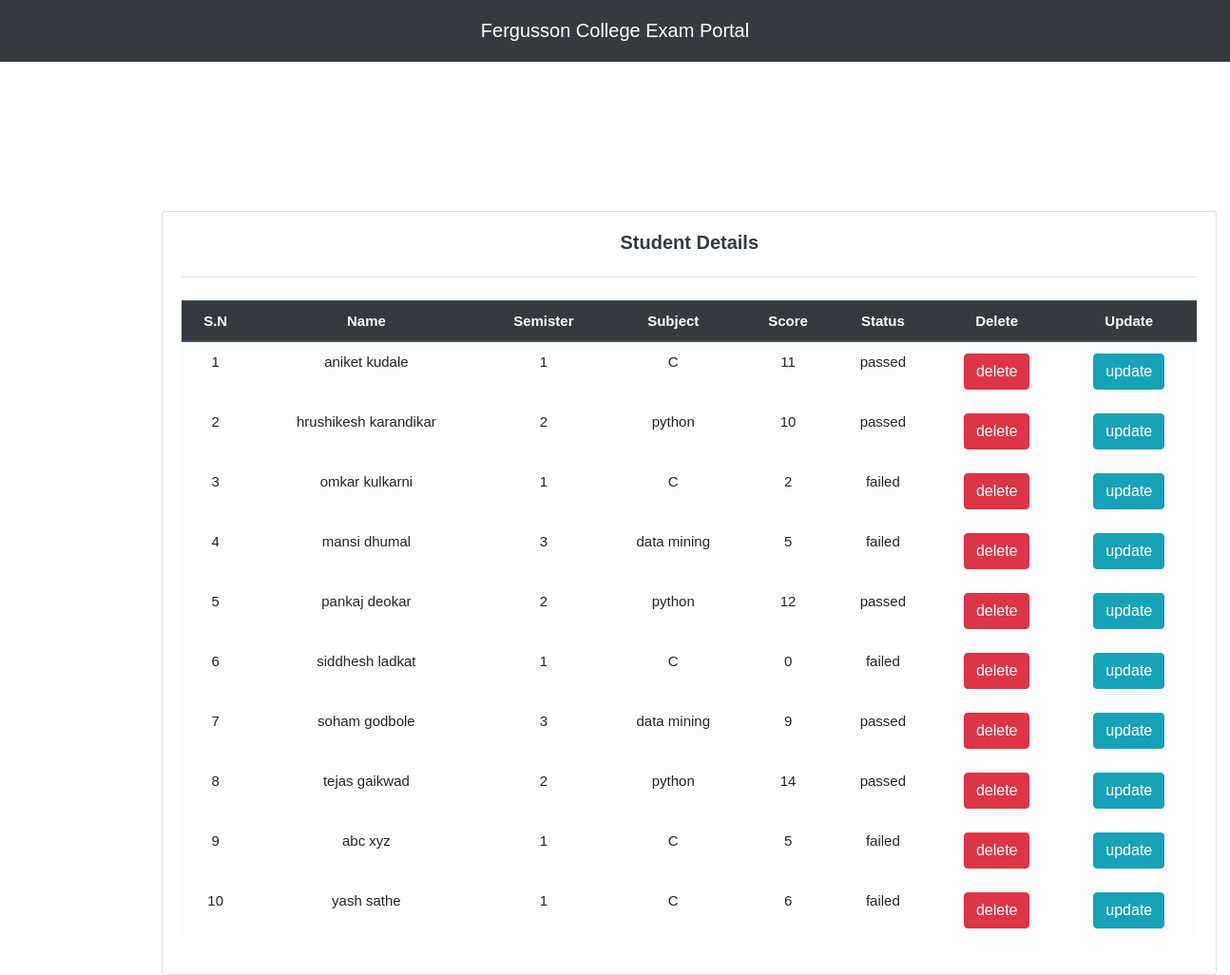
Page /student1.php (signed in) on the committed database.
### tables this page shows
CREATE TABLE `result` (
  `r_id` int(5) NOT NULL,
  `s_id` varchar(20) NOT NULL,
  `score` int(2) NOT NULL,
  `S_code` int(11) NOT NULL,
  `status` varchar(10) NOT NULL
);

CREATE TABLE `student` (
  `s_id` varchar(20) NOT NULL,
  `s_name` varchar(20) NOT NULL,
  `l_name` varchar(15) NOT NULL,
  `password` text NOT NULL,
  `Semister` int(1) NOT NULL,
  `sq` varchar(30) NOT NULL,
  `sa` varchar(10) NOT NULL
);

CREATE TABLE `subject` (
  `S_code` int(11) NOT NULL,
  `Subject_title` varchar(20) NOT NULL,
  `Semister` int(1) NOT NULL
);

### student1.php (the view, shortened to what this page needs)
<!DOCTYPE html>
<html lang="en">
  <head>
    <link
      rel="stylesheet"
      href="https://stackpath.bootstrapcdn.com/bootstrap/4.4.1/css/bootstrap.min.css"
    />
    <link
      rel="stylesheet"
      href="https://cdnjs.cloudflare.com/ajax/libs/font-awesome/4.7.0/css/font-awesome.min.css"
    />
    <link
      rel="stylesheet"
      href="https://use.fontawesome.com/releases/v5.0.13/css/all.css"
    />
    <link rel="stylesheet" type="text/css" href="style.css" />
  </head>
  <body id="frgt" >
      <nav class="navbar navbar-expand-sm bg-dark navbar-dark fixed-top py-3 ">
      <div class="container">
        <a class="navbar-brand mx-auto">Fergusson College Exam Portal</a>
      </div>
    </nav>
      <div class="container" style="margin-left:12%;">
            <div class="card mx-auto" style="margin-top:20%">
            <div class="card-body ">
              <h5
                class="card-title mb-3 text-center font-weight-bold text-dark"
              >
                Student Details
              </h5>
              <hr class="my-4" />
              <div class="table-responsive">
                <table  class="table table-light">
                  <thead class="thead-dark">
                    <tr>
                      <th>S.N</th>
                      <th>Name</th>
                      <th>Semister</th>
                      <th>Subject</th>
                      <th>Score</th>
                      <th>Status</th>
                      <th>Delete</th>
                      <th>Update</th>
                    </tr>
                  </thead>
                  <tbody>
                    <?php
                    $conn=getConnection();
                    $x=1;
                    $stmt = $conn->query("SELECT * from student natural join result");
                    while ($t=$stmt->fetch()) {
                      $sc=$t['S_code'];
                      $stmt1 = $conn->query("SELECT Subject_title from subject where S_code='$sc'");
                      $tt=$stmt1->fetch();
                      ?>
                    <tr>
                      <td><?php echo $x; ?></td>
                      <td><?php echo $t["s_name"].' '.$t["l_name"]; ?></td>
                      <td><?php echo $t['Semister']; ?></td>
                      <td><?php echo $tt['Subject_title']; ?></td>
                      <td><?php echo $t['score']; ?></td>
                      <td><?php echo $t['status']; ?></td>
                      <td><a class = "btn btn-danger"href="del.php?id=<?php echo $t['s_id'];?>"> delete</a></td>
                      <td><a  class = "btn btn-info" href="update.php?id=<?php echo $t['s_id']; ?>"> update</a></td>
                    </tr>
                    <?php
                    $x+=1;
                  }
                    ?>
                  </tbody>
                </table>
              </div>
            </div>
          </div>
        </div>
  </body>
</html>

### style.css (style rules this page uses)
html, body { height: 100%; }
:root { --input-padding-x: 1.5rem; --input-padding-y: 0.75rem; }
body { overflow-x: hidden; width: 100%; font: 15px "Century Gothic", "Times Roman", sans-serif; background: #eee; min-height: 550px; background-attachment: fixed; }
hr { color: #000000; }

### student1.php (style rules this page uses)
#frgt { background: url("http://getwallpapers.com/wallpaper/full/4/b/2/140386.jpg") center center no-repeat; background-size: cover; height: 100%; width: 100%; background-attachment: fixed; background-position: center; background-repeat: no-repeat; text-align: center; align-items: center; object-fit: cover; min-width: 100%; min-height: 100%; background-repeat: repeat-x;'> }

### rows in the picture
result: s.s_name "aniket", s.l_name "kudale", s.Semister "1", S_code.Subject_title "C", score "11", status "passed"
result: s.s_name "hrushikesh", s.l_name "karandikar", s.Semister "2", S_code.Subject_title "python", score "10", status "passed"
result: s.s_name "omkar", s.l_name "kulkarni", s.Semister "1", S_code.Subject_title "C", score "2", status "failed"
result: s.s_name "mansi", s.l_name "dhumal", s.Semister "3", S_code.Subject_title "data mining", score "5", status "failed"
result: s.s_name "pankaj", s.l_name "deokar", s.Semister "2", S_code.Subject_title "python", score "12", status "passed"
result: s.s_name "siddhesh", s.l_name "ladkat", s.Semister "1", S_code.Subject_title "C", score "0", status "failed"
result: s.s_name "soham", s.l_name "godbole", s.Semister "3", S_code.Subject_title "data mining", score "9", status "passed"
result: s.s_name "tejas", s.l_name "gaikwad", s.Semister "2", S_code.Subject_title "python", score "14", status "passed"
result: s.s_name "abc", s.l_name "xyz", s.Semister "1", S_code.Subject_title "C", score "5", status "failed"
result: s.s_name "yash", s.l_name "sathe", s.Semister "1", S_code.Subject_title "C", score "6", status "failed"
